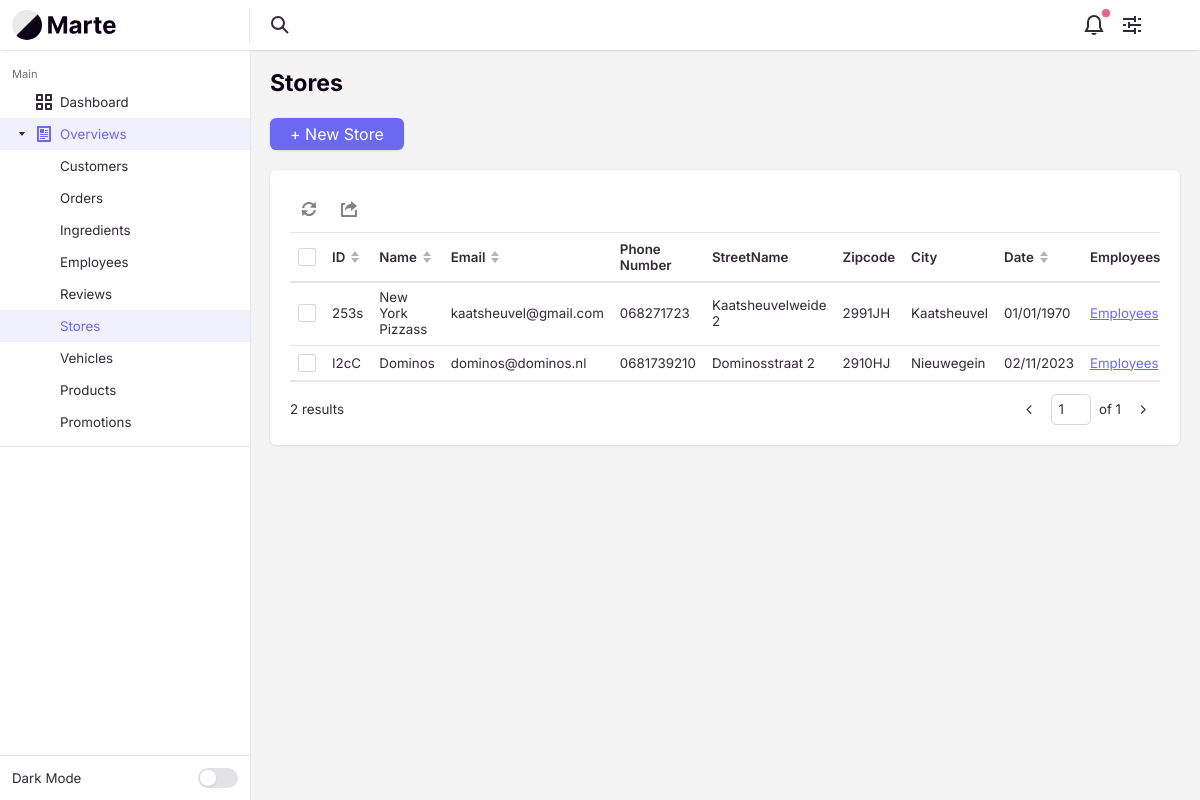
/Store/overview/, run on the app's committed database.
### tables this page shows
CREATE TABLE `stores` (
  `storeId` varchar(4) NOT NULL,
  `storeName` varchar(255) NOT NULL,
  `storeZipcode` varchar(255) NOT NULL,
  `storeStreetName` varchar(255) NOT NULL,
  `storeCity` varchar(255) NOT NULL,
  `storePhone` varchar(10) NOT NULL,
  `storeEmail` varchar(255) NOT NULL,
  `storeIsActive` tinyint(1) NOT NULL DEFAULT 1,
  `storeCreateDate` int(10) NOT NULL,
  `storeDescription` text DEFAULT NULL
);

### app/controllers/Store.php (called while the page is built, shortened)
<?php
class Store extends Controller
{
    private $storeModel;
    public function __construct()
    {
        $this->storeModel = $this->model('StoreModel');
    }
    public function overview($params)
    {
        $pageNumber = isset($params['page']) ? intval($params['page']) : 1;
        $recordsPerPage = 2;
        $offset = ($pageNumber - 1) * $recordsPerPage;
        $stores = $this->storeModel->getStoresByPagination($offset, $recordsPerPage);
        $countStores = $this->storeModel->getTotalStoresCount();
        $totalPages = ceil($countStores / $recordsPerPage);
        $pageNumber = max(1, min($pageNumber, $totalPages));
        $data = [
            'stores' => $stores,
            'countStores' => $countStores,
            'currentPage' => $pageNumber,
            'recordsPerPage' => $recordsPerPage,
            'totalPages' => $totalPages,
        ];
        $this->view('backend/store/overview', $data);
    }
}

### app/libraries/Core.php (called while the page is built, shortened)
<?php
class Core
{
    protected $currentMethod = 'index';
    public function __construct()
    {
        $url = $this->getUrl();
        $this->currentController = new $this->currentController();
        if (isset($url[1])) {
            if (method_exists($this->currentController, $url[1])) {
                $this->currentMethod = $url[1];
            } else if (!empty($url[1])) {
                require APPROOT . '/views/includes/404.php';
                exit;
            }
        }
        $array = [];
        call_user_func_array([$this->currentController, $this->currentMethod], [$array]);
    }
    public function getUrl()
    {
        $incoming = $_SERVER['REQUEST_URI'];
        $incoming = str_replace("/pizzapalacebackend/", "", $incoming);
        if (isset($incoming)) {
            $incoming = trim($incoming, "/");
            $incoming = rtrim($incoming, "/");
            $url = filter_var($incoming, FILTER_SANITIZE_URL);
            $url = explode('/', $url);
            $urlController = $url[0];
            $urlAction = "";
            if (array_key_exists(1, $url)) {
                $urlAction = explode('?', $url[1])[0];
            }
            $urlSlug = $url;
            $output = [$urlController, $urlAction, $urlSlug];
            return $output;
        } else {
            return array('Pizza', 'overview');
        }
    }
}

### app/require.php (called while the page is built, shortened)
<?php
  require_once 'libraries/Core.php';
  require_once 'libraries/Controller.php';
  require_once 'libraries/Database.php';
  $init = new Core();

### public/index.php (called while the page is built)
<?php
  require_once '../app/require.php';
?>

### app/libraries/Database.php (called while the page is built, shortened)
<?php
  class Database {
    private $dbHost = DB_HOST;
    private $dbUser = DB_USER;
    private $dbPass = DB_PASS;
    private $dbName = DB_NAME;
    private $statement;
    private $dbHandler;
    public function __construct()
    {
      $conn = 'mysql:host=' . $this->dbHost . ";dbname=" . $this->dbName;
      $options = array(
        PDO::ATTR_PERSISTENT => true,
        PDO::ATTR_ERRMODE => PDO::ERRMODE_EXCEPTION,
        PDO::ATTR_EMULATE_PREPARES => false
      );
      try
      {
        $this->dbHandler = new PDO($conn, $this->dbUser, $this->dbPass, $options);
      }
      catch(PDOException $e) {
        $this->error = $e->getMessage();
        echo $this->error;
      }
    }
    public function query($sql) {
      $this->statement = $this->dbHandler->prepare($sql);
    }
    public function bind($parameter, $value, $type=null) {
      switch (is_null($type)) {
        case is_int($value):
          $type = PDO::PARAM_INT;
          break;
      }
      $this->statement->bindValue($parameter, $value, $type);
    }
    public function execute() {
      return $this->statement->execute();
    }
    public function resultSet() {
      $this->execute();
      return $this->statement->fetchAll(PDO::FETCH_OBJ);
    }
  }
?>

### app/models/StoreModel.php (called while the page is built, shortened)
<?php
class StoreModel
{
    private $db;
    public function __construct()
    {
        $this->db = new Database();
    }
    public function getStoresByPagination($offset, $limit)
    {
        $this->db->query("SELECT storeId,
                                 storeName,
                                 storeZipcode,
                                 storeStreetName,
                                 storeCity,
                                 storePhone,
                                 storeEmail,
                                 storeCreateDate
                                 FROM stores
                                 WHERE storeIsActive = 1
                                 LIMIT :offset, :limit");
        $this->db->bind(':offset', $offset);
        $this->db->bind('limit', $limit);
        return $this->db->resultSet();
    }
    public function getTotalStoresCount()
    {
        $this->db->query("SELECT COUNT(*) as total FROM stores WHERE storeIsActive = 1");
        $result = $this->db->single();
        return $result->total;
    }
}

### app/views/backend/store/overview.php (the view, shortened to what this page needs)
<?php require APPROOT . '/views/includes/head.php'; ?>
<div class="margin-bottom-md">
    <h1 class="text-lg">Stores</h1>
</div>
<div class="margin-bottom-md">
    <div class="flex flex-wrap gap-sm items-center justify-between">
        <a class="btn btn--primary" href="<?= URLROOT ?>Store/create">+ New Store</a>
    </div>
</div>
<div class="bg radius-md padding-md inner-glow shadow-xs">
    <div class="int-table-actions padding-bottom-xxxs border-bottom border-alpha" data-table-controls="interactive-table-1">
        <menu class="menu-bar js-int-table-actions__no-items-selected js-menu-bar">
            <li class="menu-bar__item " role="menuitem">
            </li>
            <li class="menu-bar__item " role="menuitem">
                <svg class="icon menu-bar__icon" aria-hidden="true" viewBox="0 0 16 16">
                    <g>
                        <path d="M15,16H1c-0.6,0-1-0.4-1-1V3c0-0.6,0.4-1,1-1h3v2H2v10h12V9h2v6C16,15.6,15.6,16,15,16z"></path>
                        <path d="M10,3c-3.2,0-6,2.5-6,7c1.1-1.7,2.4-3,6-3v3l6-5l-6-5V3z"></path>
                    </g>
                </svg>
            </li>
        </menu>
    </div>
    <div id="interactive-table-1" class="int-table text-sm js-int-table">
        <div class="int-table__inner">
            <table class="int-table__table" aria-label="Interactive table example">
                <thead class="int-table__header js-int-table__header">
                    <tr class="int-table__row">
                        <td class="int-table__cell">
                            <div class="custom-checkbox int-table__checkbox">
                                <div class="custom-checkbox__control" aria-hidden="true"></div>
                            </div>
                        </td>
                        <th class="int-table__cell int-table__cell--th int-table__cell--sort js-int-table__cell--sort">
                            <div class="flex items-center">
                                <span>ID</span>
                                <svg class="icon icon--xxs margin-left-xxxs int-table__sort-icon" aria-hidden="true" viewBox="0 0 12 12">
                                    <polygon class="arrow-up" points="6 0 10 5 2 5 6 0" />
                                    <polygon class="arrow-down" points="6 12 2 7 10 7 6 12" />
                                </svg>
                            </div>
                        </th>
                        <th class="int-table__cell int-table__cell--th int-table__cell--sort js-int-table__cell--sort">
                            <div class="flex items-center">
                                <span>Name</span>
                                <svg class="icon icon--xxs margin-left-xxxs int-table__sort-icon" aria-hidden="true" viewBox="0 0 12 12">
                                    <polygon class="arrow-up" points="6 0 10 5 2 5 6 0" />
                                    <polygon class="arrow-down" points="6 12 2 7 10 7 6 12" />
                                </svg>
                            </div>
                        </th>
                        <th class="int-table__cell int-table__cell--th int-table__cell--sort js-int-table__cell--sort">
                            <div class="flex items-center">
                                <span>Email</span>
                                <svg class="icon icon--xxs margin-left-xxxs int-table__sort-icon" aria-hidden="true" viewBox="0 0 12 12">
                                    <polygon class="arrow-up" points="6 0 10 5 2 5 6 0" />
                                    <polygon class="arrow-down" points="6 12 2 7 10 7 6 12" />
                                </svg>
                            </div>
                        </th>
                        <th class="int-table__cell int-table__cell--th text-left">
                            Phone Number
                        </th>
                        <th class="int-table__cell int-table__cell--th text-left">StreetName</th>
                        <th class="int-table__cell int-table__cell--th text-left">Zipcode</th>
                        <th class="int-table__cell int-table__cell--th text-left">City</th>
                        <th class="int-table__cell int-table__cell--th int-table__cell--sort js-int-table__cell--sort" data-date-format="dd-mm-yyyy">
                            <div class="flex items-center">
                                <span>Date</span>
                                <svg class="icon icon--xxs margin-left-xxxs int-table__sort-icon" aria-hidden="true" viewBox="0 0 12 12">
                                    <polygon class="arrow-up" points="6 0 10 5 2 5 6 0" />
                                    <polygon class="arrow-down" points="6 12 2 7 10 7 6 12" />
                                </svg>
                            </div>
                        </th>
                        <th class="int-table__cell int-table__cell--th text-left">
                            Employees
                        </th>
                    </tr>
                </thead>
                <tbody class="int-table__body js-int-table__body">
                    <?php foreach ($data['stores'] as $store) : ?>
                        <tr class="int-table__row">
                            <th class="int-table__cell" scope="row">
                                <div class="custom-checkbox int-table__checkbox">
                                    <div class="custom-checkbox__control" aria-hidden="true"></div>
                                </div>
                            </th>
                            <td class="int-table__cell"><?= $store->storeId ?></td>
                            <td class="int-table__cell"><?= $store->storeName ?></td>
                            <td class="int-table__cell"><?= $store->storeEmail ?></td>
                            <td class="int-table__cell text-truncate max-width-xxxxs"><?= $store->storePhone ?></td>
                            <td class="int-table__cell"><?= $store->storeStreetName ?></td>
                            <td class="int-table__cell"><?= $store->storeZipcode ?></td>
                            <td class="int-table__cell"><?= $store->storeCity ?></td>
                            <td class="int-table__cell"><?= date('d/m/Y', $store->storeCreateDate) ?></td>
                            <td class="int-table__cell"><a href="<?= URLROOT; ?>Store/storeHasEmployees/{storeId:<?= $store->storeId ?>}/">Employees</a></td>
                        </tr>
                    <?php endforeach ?>
                </tbody>
            </table>
        </div>
    </div>
    <div class="flex items-center justify-between padding-top-sm">
        <p class="text-sm"><?= $data['countStores'] ?> results</p>
        <nav class="pagination text-sm" aria-label="Pagination">
            <ul class="pagination__list flex flex-wrap gap-xxxs">
                <li>
                    <?php
                    $prevPage = max(1, $data['currentPage'] - 1);
                    $prevPageLink = URLROOT . "Store/overview/?page=$prevPage";
                    $prevDisabled = ($data['currentPage'] == 1) ? 'disabled' : '';
                    ?>
                    <a href="<?= $prevPageLink; ?>/" class="pagination__item <?= $prevDisabled; ?>">
                        <svg class="icon" viewBox="0 0 16 16">
                            <g stroke-width="1.5" stroke="currentColor">
                                <polyline fill="none" stroke="currentColor" stroke-linecap="round" stroke-linejoin="round" stroke-miterlimit="10" points="9.5,3.5 5,8 9.5,12.5 "></polyline>
                            </g>
                        </svg>
                    </a>
                </li>
                <li>
                    <span class="pagination__jumper flex items-center">
                        <input aria-label="Page number" class="form-control" type="text" id="pageNumber" name="pageNumber" value="<?php echo $data['currentPage']; ?>">
                        <em>of <?php echo $data['totalPages']; ?></em>
                    </span>
                </li>
                <li>
                    <?php
                    $nextPage = min($data['totalPages'], $data['currentPage'] + 1);
                    $nextPageLink = URLROOT . "Store/overview/?page=$nextPage";
                    $nextDisabled = ($data['currentPage'] == $data['totalPages']) ? 'disabled' : '';
                    ?>
                    <a href="<?= $nextPageLink; ?>/" class="pagination__item <?= $nextDisabled; ?>">
                        <svg class="icon" viewBox="0 0 16 16">
                            <g stroke-width="1.5" stroke="currentColor">
                                <polyline fill="none" stroke="currentColor" stroke-linecap="round" stroke-linejoin="round" stroke-miterlimit="10" points="6.5,3.5 11,8 6.5,12.5 "></polyline>
                            </g>
                        </svg>
                    </a>
                </li>
            </ul>
        </nav>
    </div>
</div>
<?php require APPROOT . '/views/includes/footer.php'; ?>

### data on the page
stores: storeId "253s", storeName "New York Pizzass", storeEmail "kaatsheuvel@gmail.com", storePhone "068271723", storeStreetName "Kaatsheuvelweide 2", storeZipcode "2991JH", storeCity "Kaatsheuvel", storeCreateDate "01/01/1970"
stores: storeId "I2cC", storeName "Dominos", storeEmail "dominos@dominos.nl", storePhone "0681739210", storeStreetName "Dominosstraat 2", storeZipcode "2910HJ", storeCity "Nieuwegein", storeCreateDate "02/11/2023"

### other printed values
$data['countStores'] "2"
$data['totalPages'] "1"
